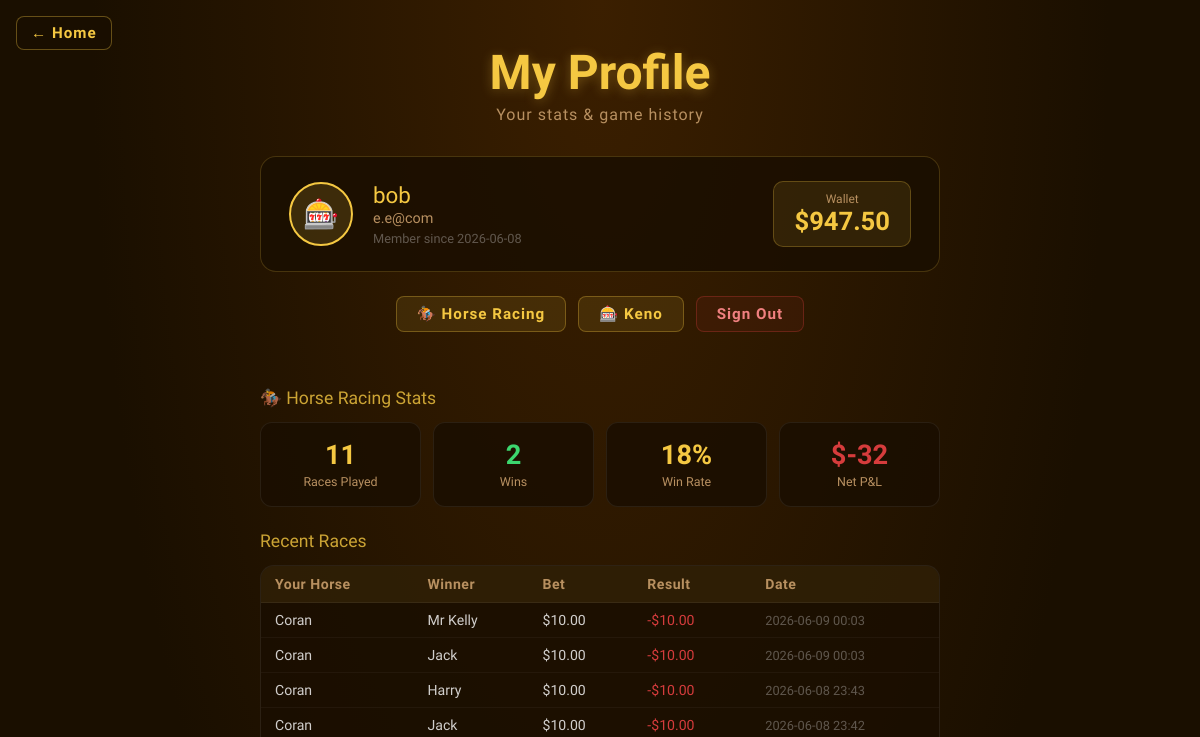
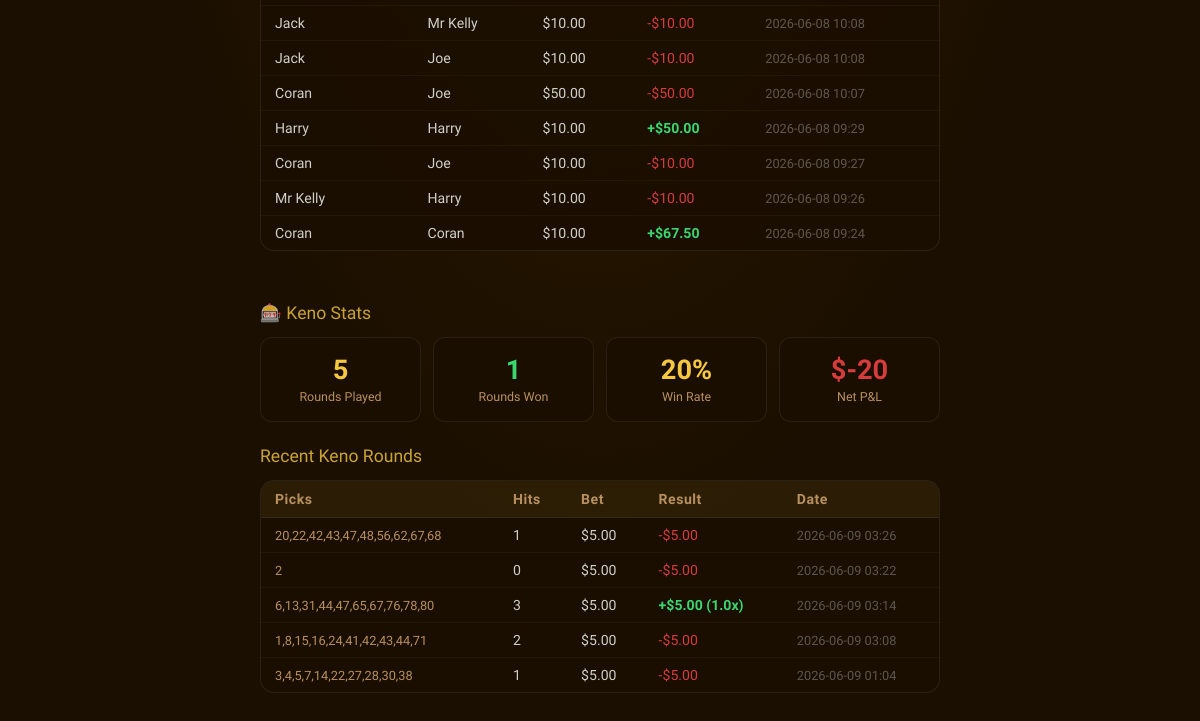
The page /profile (signed in) on the database as committed earlier (2 pictures, top to bottom).
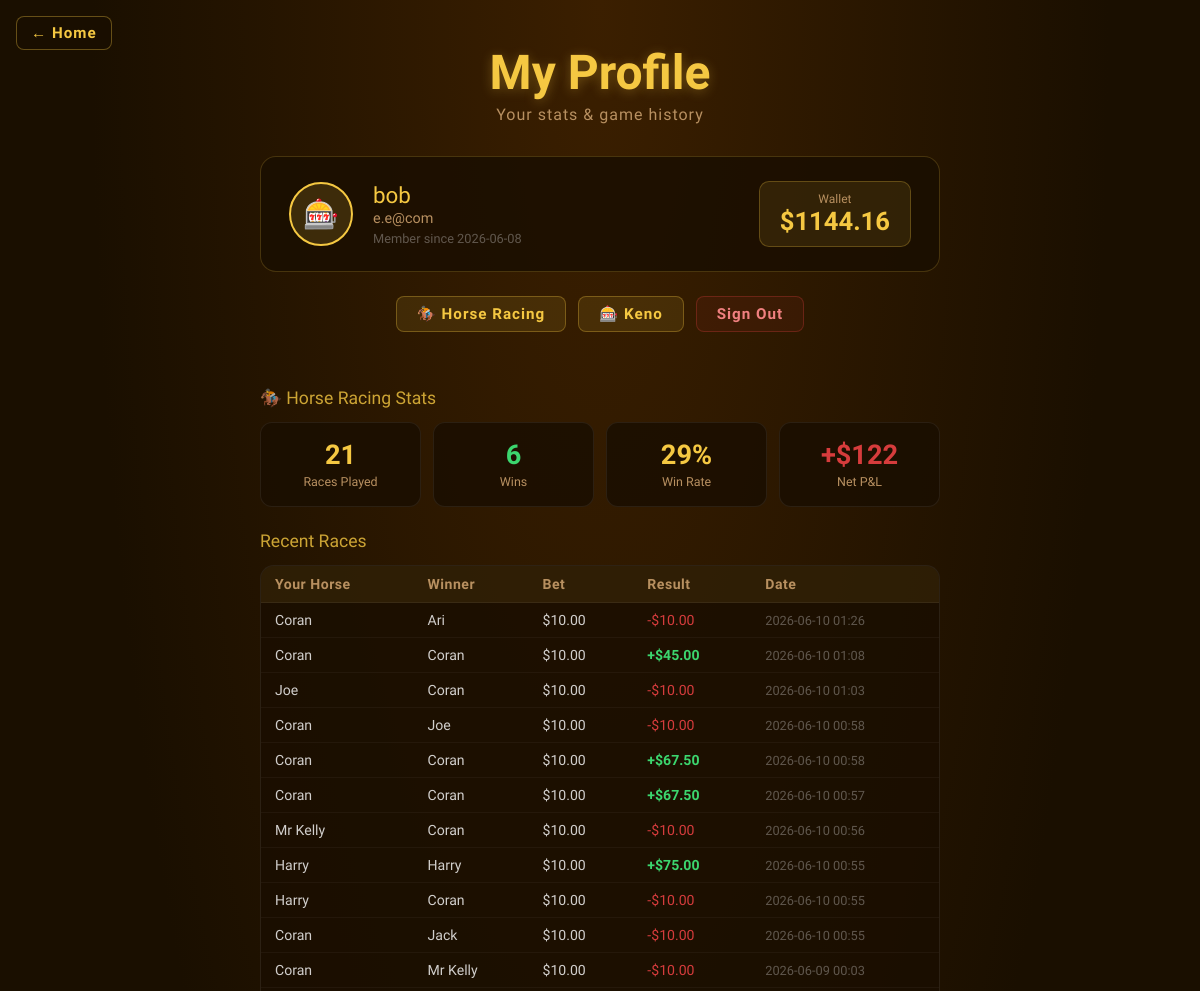
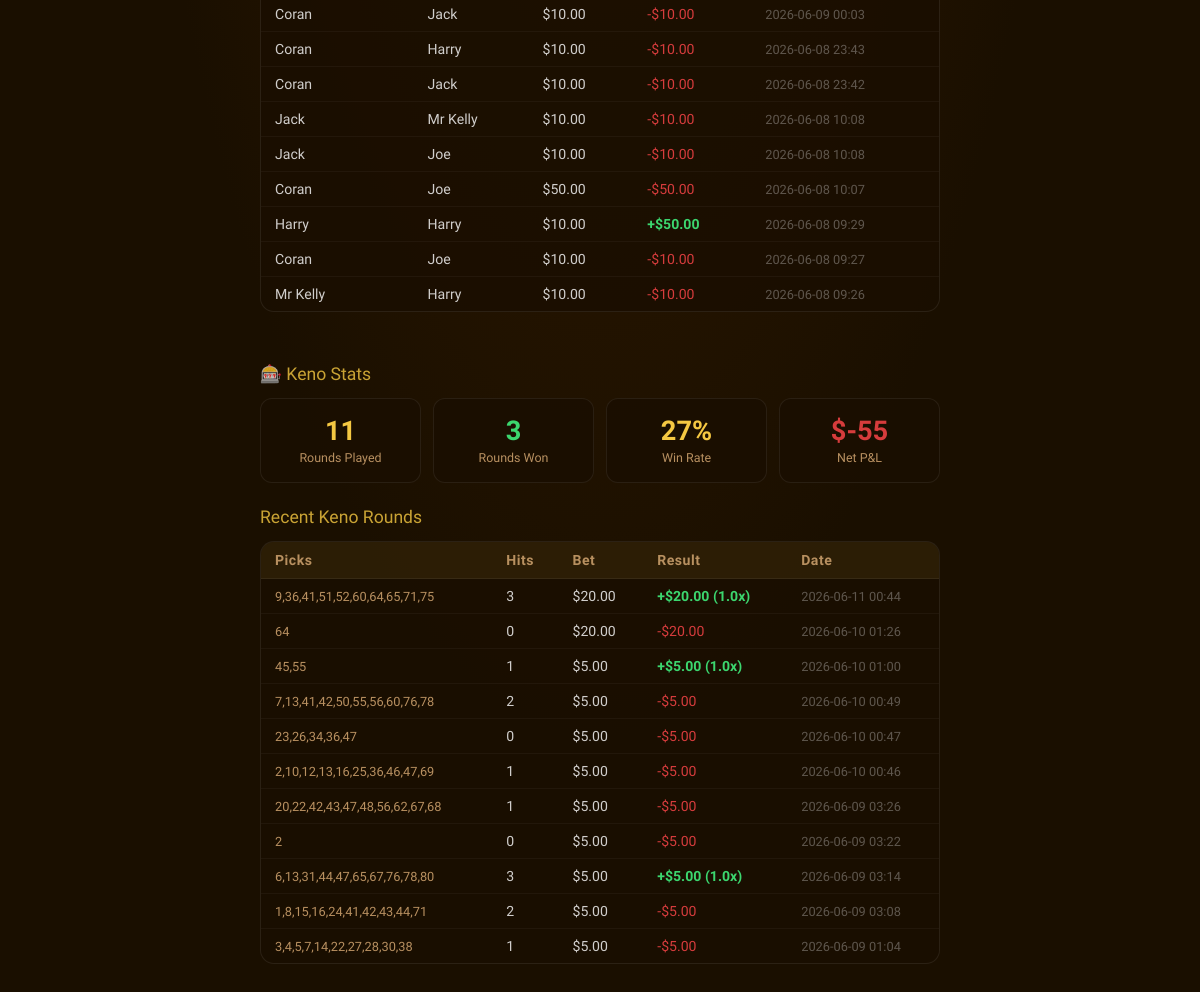
The same page on the database as committed later (2 pictures, top to bottom).
### tables this page shows
CREATE TABLE users (
            id            INTEGER PRIMARY KEY AUTOINCREMENT,
            username      TEXT    NOT NULL UNIQUE,
            email         TEXT    NOT NULL UNIQUE,
            password_hash TEXT    NOT NULL,
            wallet        REAL    NOT NULL DEFAULT 1000.0,
            total_wagered REAL    NOT NULL DEFAULT 0.0,
            total_won     REAL    NOT NULL DEFAULT 0.0,
            race_wins     INTEGER NOT NULL DEFAULT 0,
            race_plays    INTEGER NOT NULL DEFAULT 0,
            keno_wins     INTEGER NOT NULL DEFAULT 0,
            keno_plays    INTEGER NOT NULL DEFAULT 0,
            win_streak    INTEGER NOT NULL DEFAULT 0,
            best_streak   INTEGER NOT NULL DEFAULT 0,
            created_at    TEXT    NOT NULL
        );

CREATE TABLE race_history (
            id            INTEGER PRIMARY KEY AUTOINCREMENT,
            user_id       INTEGER NOT NULL REFERENCES users(id),
            horse_id      INTEGER NOT NULL,
            horse_name    TEXT    NOT NULL,
            bet           REAL    NOT NULL,
            won           INTEGER NOT NULL,
            payout        REAL    NOT NULL,
            winner_name   TEXT    NOT NULL,
            winner_place  INTEGER NOT NULL DEFAULT 1,
            mode          TEXT    NOT NULL DEFAULT 'classic',
            weather       TEXT,
            powers_used   TEXT,
            power_cost    REAL    NOT NULL DEFAULT 0,
            place_finished INTEGER NOT NULL DEFAULT 6,
            played_at     TEXT    NOT NULL
        );

CREATE TABLE keno_history (
            id         INTEGER PRIMARY KEY AUTOINCREMENT,
            user_id    INTEGER NOT NULL REFERENCES users(id),
            picks      TEXT    NOT NULL,
            bet        REAL    NOT NULL,
            hits       INTEGER NOT NULL,
            won        INTEGER NOT NULL,
            payout     REAL    NOT NULL,
            factor     REAL    NOT NULL,
            played_at  TEXT    NOT NULL
        );

### app.py (the view)
@app.route('/profile')
@login_required
def profile():
    user  = current_user()
    db    = get_db()
    races = db.execute(
        'SELECT * FROM race_history WHERE user_id=? ORDER BY played_at DESC LIMIT 20',
        (user['id'],)
    ).fetchall()
    kenos = db.execute(
        'SELECT * FROM keno_history WHERE user_id=? ORDER BY played_at DESC LIMIT 20',
        (user['id'],)
    ).fetchall()
    race_stats = db.execute(
        '''SELECT COUNT(*) as total, SUM(won) as wins,
                  SUM(bet) as wagered, SUM(payout) as returned
           FROM race_history WHERE user_id=?''',
        (user['id'],)
    ).fetchone()
    keno_stats = db.execute(
        '''SELECT COUNT(*) as total, SUM(won) as wins,
                  SUM(bet) as wagered, SUM(payout) as returned
           FROM keno_history WHERE user_id=?''',
        (user['id'],)
    ).fetchone()
    user_achievements = db.execute(
        'SELECT code, unlocked_at FROM achievements WHERE user_id=? ORDER BY unlocked_at DESC',
        (user['id'],)
    ).fetchall()
    enriched_achievements = [
        {**ACHIEVEMENT_DEFS.get(row['code'], {'name': row['code'], 'desc': '', 'xp': 0}),
         'code': row['code'], 'unlocked_at': row['unlocked_at']}
        for row in user_achievements
    ]
    today_challenges = db.execute(
        'SELECT key, progress, completed FROM daily_challenges WHERE user_id=? AND date=?',
        (user['id'], today_str())
    ).fetchall()
    return render_template(
        'Profile.html',
        user=user,
        races=races,
        kenos=kenos,
        race_stats=race_stats,
        keno_stats=keno_stats,
        achievements=enriched_achievements,
        daily_challenges=today_challenges,
        challenge_defs=DAILY_CHALLENGE_DEFS,
    )

### app.py (called while the page is built)
def get_db():
    if 'db' not in g:
        g.db = sqlite3.connect(DATABASE)
        g.db.row_factory = sqlite3.Row
    return g.db

def login_required(f):
    @wraps(f)
    def decorated(*args, **kwargs):
        if 'user_id' not in session:
            return redirect(url_for('login'))
        return f(*args, **kwargs)
    return decorated

def current_user():
    if 'user_id' not in session:
        return None
    return get_db().execute('SELECT * FROM users WHERE id=?', (session['user_id'],)).fetchone()

def today_str():
    return datetime.now(timezone.utc).strftime('%Y-%m-%d')

### Templates/Profile.html (shortened to what this page needs)
<!DOCTYPE html>
<html lang="en">
<head>
</head>
<body>
<a href="/" class="back-home">&#8592; Home</a>
<h1>My Profile</h1>
<p class="subtitle">Your stats &amp; game history</p>
<div class="account-card">
  <div class="avatar">🎰</div>
  <div class="account-info">
    <div class="name">{{ user['username'] }}</div>
    <div class="email">{{ user['email'] }}</div>
    <div class="since">Member since {{ user['created_at'][:10] }}</div>
  </div>
  <div class="wallet-big">
    <span class="wlabel">Wallet</span>
    ${{ "%.2f"|format(user['wallet']) }}
  </div>
</div>
<div class="nav-row">
  <a href="/race"   class="nav-btn">🏇 Horse Racing</a>
  <a href="/keno"   class="nav-btn">🎰 Keno</a>
  <a href="/logout" class="nav-btn logout">Sign Out</a>
</div>
<div class="section-title">🏇 Horse Racing Stats</div>
<div class="stats-grid">
  <div class="stat-card gold">
    <span class="sv">{{ race_stats['total'] or 0 }}</span>
    <span class="sl">Races Played</span>
  </div>
  <div class="stat-card green">
    <span class="sv">{{ race_stats['wins'] or 0 }}</span>
    <span class="sl">Wins</span>
  </div>
  <div class="stat-card gold">
    {% set win_rate = ((race_stats['wins'] or 0) / (race_stats['total'] or 1) * 100) %}
    <span class="sv">{{ "%.0f"|format(win_rate) }}%</span>
    <span class="sl">Win Rate</span>
  </div>
  <div class="stat-card red">
    {% set net = ((race_stats['returned'] or 0) - (race_stats['wagered'] or 0)) %}
    <span class="sv {% if net >= 0 %}green{% endif %}">
      {% if net >= 0 %}+{% endif %}${{ "%.0f"|format(net) }}
    </span>
    <span class="sl">Net P&amp;L</span>
  </div>
</div>
<div class="section-title" style="margin-top:20px;">Recent Races</div>
<div class="history-wrap">
  {% if races %}
  <table>
    <thead>
      <tr>
        <th>Your Horse</th>
        <th>Winner</th>
        <th>Bet</th>
        <th>Result</th>
        <th>Date</th>
      </tr>
    </thead>
    <tbody>
      {% for r in races %}
      <tr>
        <td>{{ r['horse_name'] }}</td>
        <td>{{ r['winner_name'] }}</td>
        <td>${{ "%.2f"|format(r['bet']) }}</td>
        <td>
          {% if r['won'] %}
            <span class="badge-win">+${{ "%.2f"|format(r['payout']) }}</span>
          {% else %}
            <span class="badge-lose">-${{ "%.2f"|format(r['bet']) }}</span>
          {% endif %}
        </td>
        <td style="color:rgba(255,255,255,0.3);font-size:0.8rem;">{{ r['played_at'][:16] }}</td>
      </tr>
      {% endfor %}
    </tbody>
  </table>
  {% else %}
  <div class="empty-state">No races yet — <a href="/race" style="color:var(--accent);">place your first bet!</a></div>
  {% endif %}
</div>
<div class="section-title">🎰 Keno Stats</div>
<div class="stats-grid">
  <div class="stat-card gold">
    <span class="sv">{{ keno_stats['total'] or 0 }}</span>
    <span class="sl">Rounds Played</span>
  </div>
  <div class="stat-card green">
    <span class="sv">{{ keno_stats['wins'] or 0 }}</span>
    <span class="sl">Rounds Won</span>
  </div>
  <div class="stat-card gold">
    {% set kwin_rate = ((keno_stats['wins'] or 0) / (keno_stats['total'] or 1) * 100) %}
    <span class="sv">{{ "%.0f"|format(kwin_rate) }}%</span>
    <span class="sl">Win Rate</span>
  </div>
  <div class="stat-card red">
    {% set knet = ((keno_stats['returned'] or 0) - (keno_stats['wagered'] or 0)) %}
    <span class="sv {% if knet >= 0 %}green{% endif %}">
      {% if knet >= 0 %}+{% endif %}${{ "%.0f"|format(knet) }}
    </span>
    <span class="sl">Net P&amp;L</span>
  </div>
</div>
<div class="section-title" style="margin-top:20px;">Recent Keno Rounds</div>
<div class="history-wrap">
  {% if kenos %}
  <table>
    <thead>
      <tr>
        <th>Picks</th>
        <th>Hits</th>
        <th>Bet</th>
        <th>Result</th>
        <th>Date</th>
      </tr>
    </thead>
    <tbody>
      {% for k in kenos %}
      <tr>
        <td style="color:var(--muted);font-size:0.8rem;">{{ k['picks'] }}</td>
        <td>{{ k['hits'] }}</td>
        <td>${{ "%.2f"|format(k['bet']) }}</td>
        <td>
          {% if k['won'] %}
            <span class="badge-win">+${{ "%.2f"|format(k['payout']) }} ({{ k['factor'] }}x)</span>
          {% else %}
            <span class="badge-lose">-${{ "%.2f"|format(k['bet']) }}</span>
          {% endif %}
        </td>
        <td style="color:rgba(255,255,255,0.3);font-size:0.8rem;">{{ k['played_at'][:16] }}</td>
      </tr>
      {% endfor %}
    </tbody>
  </table>
  {% else %}
  <div class="empty-state">No keno rounds yet — <a href="/keno" style="color:var(--accent);">try your luck!</a></div>
  {% endif %}
</div>
</body>
</html>

### Templates/Profile.html (style rules this page uses)
:root { --dark: #1a0f00; --accent: #f5c842; --green: #3cd66e; --red: #d63c3c; --white: #fff8ee; --muted: #b89060; --panel: rgba(26,15,0,0.85); }
* { box-sizing: border-box; margin: 0; padding: 0; }
body { font-family: 'Barlow Condensed', sans-serif; background: var(--dark); background-image: radial-gradient(ellipse at top, #3b1f00 0%, #1a0f00 60%); color: var(--white); min-height: 100vh; display: flex; flex-direction: column; align-items: center; padding: 24px 16px 60px; }
.back-home { position: fixed; top: 16px; left: 16px; background: rgba(26,15,0,0.88); border: 1px solid rgba(245,200,66,0.35); border-radius: 8px; padding: 7px 14px; color: var(--accent); font-family: 'Barlow Condensed', sans-serif; font-size: 0.95rem; font-weight: 700; text-decoration: none; letter-spacing: 1px; backdrop-filter: blur(6px); transition: background 0.15s; z-index: 50; }
h1 { font-family: 'Rye', serif; font-size: clamp(2rem, 6vw, 3rem); color: var(--accent); text-shadow: 0 2px 12px rgba(245,200,66,0.3); text-align: center; margin: 20px 0 4px; }
.subtitle { color: var(--muted); font-size: 1rem; letter-spacing: 1px; text-align: center; margin-bottom: 32px; }
.account-card { background: var(--panel); border: 1px solid rgba(245,200,66,0.2); border-radius: 16px; padding: 24px 28px; width: 100%; max-width: 680px; display: flex; align-items: center; gap: 20px; margin-bottom: 24px; flex-wrap: wrap; }
.avatar { width: 64px; height: 64px; border-radius: 50%; background: rgba(245,200,66,0.15); border: 2px solid var(--accent); display: flex; align-items: center; justify-content: center; font-size: 1.8rem; flex-shrink: 0; }
.account-info { flex: 1; }
.account-info .name { font-family: 'Rye', serif; font-size: 1.4rem; color: var(--accent); }
.account-info .email { color: var(--muted); font-size: 0.9rem; margin-top: 2px; }
.account-info .since { color: rgba(255,255,255,0.3); font-size: 0.8rem; margin-top: 4px; }
.wallet-big { font-size: 1.6rem; font-weight: 700; color: var(--accent); background: rgba(245,200,66,0.1); border: 1px solid rgba(245,200,66,0.25); border-radius: 10px; padding: 10px 20px; text-align: center; flex-shrink: 0; }
.wallet-big .wlabel { font-size: 0.75rem; color: var(--muted); display: block; font-weight: 400; }
.section-title { font-family: 'Rye', serif; color: var(--accent); font-size: 1.1rem; opacity: 0.8; margin-bottom: 14px; margin-top: 28px; width: 100%; max-width: 680px; }
.stats-grid { display: grid; grid-template-columns: repeat(auto-fit, minmax(140px, 1fr)); gap: 12px; width: 100%; max-width: 680px; margin-bottom: 4px; }
.stat-card { background: var(--panel); border: 1px solid rgba(255,255,255,0.07); border-radius: 12px; padding: 16px; text-align: center; }
.stat-card .sv { font-size: 1.7rem; font-weight: 700; display: block; }
.stat-card .sl { font-size: 0.78rem; color: var(--muted); margin-top: 2px; }
.stat-card.green .sv { color: var(--green); }
.stat-card.gold .sv { color: var(--accent); }
.stat-card.red .sv { color: var(--red); }
.history-wrap { width: 100%; max-width: 680px; background: var(--panel); border: 1px solid rgba(255,255,255,0.08); border-radius: 14px; overflow: hidden; margin-bottom: 24px; }
.history-wrap table { width: 100%; border-collapse: collapse; font-size: 0.88rem; }
.history-wrap th { background: rgba(245,200,66,0.08); color: var(--muted); font-weight: 700; padding: 10px 14px; text-align: left; letter-spacing: 0.5px; border-bottom: 1px solid rgba(255,255,255,0.06); }
.history-wrap td { padding: 9px 14px; border-bottom: 1px solid rgba(255,255,255,0.04); color: rgba(255,255,255,0.8); }
.history-wrap tr:last-child td { border-bottom: none; }
.badge-win { color: var(--green); font-weight: 700; }
.badge-lose { color: var(--red); }
.nav-row { display: flex; gap: 12px; margin-bottom: 28px; flex-wrap: wrap; justify-content: center; }
.nav-btn { background: rgba(245,200,66,0.1); border: 1px solid rgba(245,200,66,0.3); border-radius: 8px; padding: 8px 20px; color: var(--accent); text-decoration: none; font-family: 'Barlow Condensed', sans-serif; font-weight: 700; font-size: 0.95rem; letter-spacing: 1px; transition: background 0.15s; }
.nav-btn.logout { border-color: rgba(214,60,60,0.3); color: #f08080; background: rgba(214,60,60,0.08); }

Rows that differ between the two databases and show on the page:
no longer on this page (row unchanged): race_history: horse_name "Coran", winner_name "Coran", bet "10.00", payout "67.50", played_at "2026-06-08 09:24"
changed users "bob": wallet "947.50" → "1144.16"
added race_history: horse_name "Coran", winner_name "Ari", bet "10.00", played_at "2026-06-10 01:26"
added race_history: horse_name "Coran", winner_name "Coran", bet "10.00", payout "45.00", played_at "2026-06-10 01:08"
added race_history: horse_name "Joe", winner_name "Coran", bet "10.00", played_at "2026-06-10 01:03"
added race_history: horse_name "Coran", winner_name "Joe", bet "10.00", played_at "2026-06-10 00:58"
added race_history: horse_name "Coran", winner_name "Coran", bet "10.00", payout "67.50", played_at "2026-06-10 00:58"
added race_history: horse_name "Coran", winner_name "Coran", bet "10.00", payout "67.50", played_at "2026-06-10 00:57"
added race_history: horse_name "Mr Kelly", winner_name "Coran", bet "10.00", played_at "2026-06-10 00:56"
added race_history: horse_name "Harry", winner_name "Harry", bet "10.00", payout "75.00", played_at "2026-06-10 00:55"
added race_history: horse_name "Harry", winner_name "Coran", bet "10.00", played_at "2026-06-10 00:55"
added race_history: horse_name "Coran", winner_name "Jack", bet "10.00", played_at "2026-06-10 00:55"
added keno_history: picks "9,36,41,51,52,60,64,65,71,75", hits "3", bet "20.00", payout "20.00", factor "1.0", played_at "2026-06-11 00:44"
added keno_history: picks "64", hits "0", bet "20.00", played_at "2026-06-10 01:26"
added keno_history: picks "45,55", hits "1", bet "5.00", payout "5.00", factor "1.0", played_at "2026-06-10 01:00"
added keno_history: picks "7,13,41,42,50,55,56,60,76,78", hits "2", bet "5.00", played_at "2026-06-10 00:49"
added keno_history: picks "23,26,34,36,47", hits "0", bet "5.00", played_at "2026-06-10 00:47"
added keno_history: picks "2,10,12,13,16,25,36,46,47,69", hits "1", bet "5.00", played_at "2026-06-10 00:46"
Other text that changed with them:
{{ race_stats['total'] or 0 }}: "11" → "21"
{{ race_stats['wins'] or 0 }}: "2" → "6"
{{ "%.0f"|format(win_rate) }}: "18" → "29"
{{ "%.0f"|format(net) }}: "-32" → "122"
{{ keno_stats['total'] or 0 }}: "5" → "11"
{{ keno_stats['wins'] or 0 }}: "1" → "3"
{{ "%.0f"|format(kwin_rate) }}: "20" → "27"
{{ "%.0f"|format(knet) }}: "-20" → "-55"
